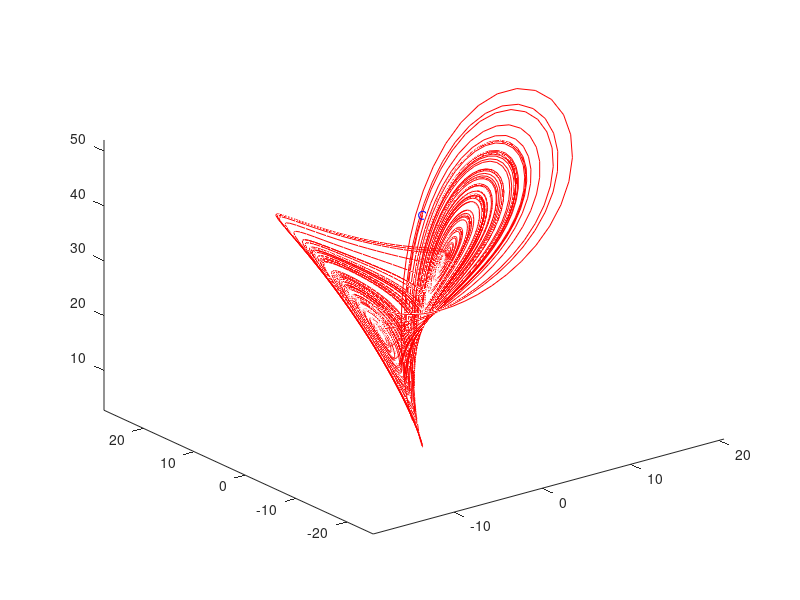

Recreate this plot in MATLAB.
%Ex 4.1

%{
 n = 10;
A(1) = 1;
for i = 1:n
    A(i+1) = A(i)/2;
end
plot(A);
 
%}
%Ex 4.4 (Chaotic system)
clearvars;
n = 10000;
X(1) = 1;
Y(1) = 2;
Z(1) = 3;
sigma = 10;
b = 8/3;
r = 28;
dt = 0.01;
for i = 1:n
    X(i+1) = X(i) + sigma*(Y(i) - X(i))*dt;
    Y(i+1) = Y(i) + ( X(i)*(r-Z(i)) - Y(i) )*dt;
    Z(i+1) = Z(i) + ( X(i)*Y(i) - b*Z(i))*dt;
end
comet3(X, Y, Z)